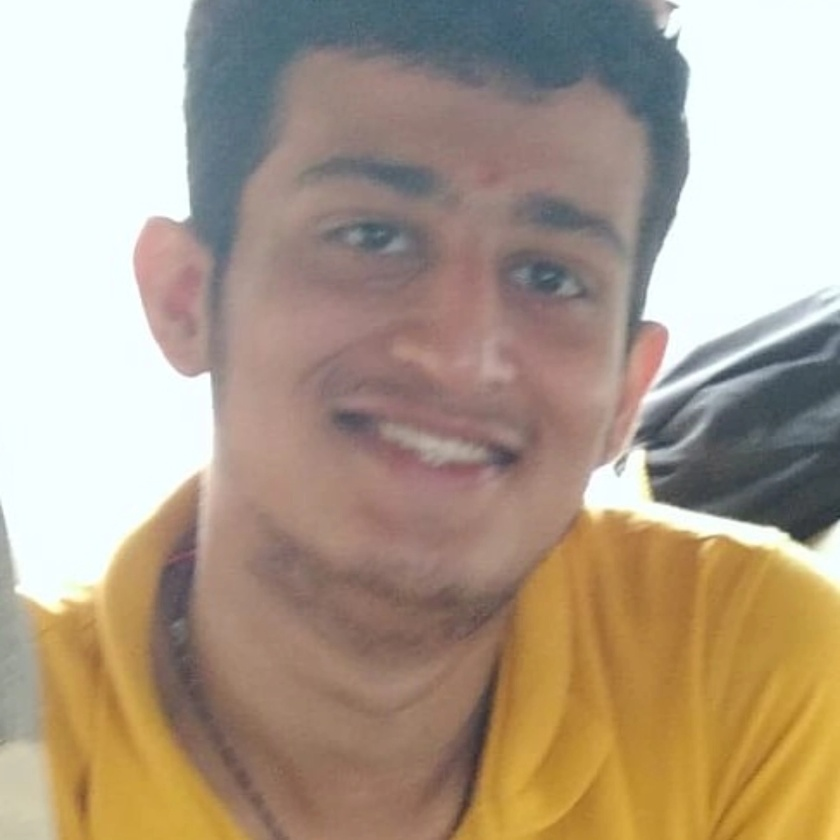
#> input picture data/images/image.jpg, 840 x 840 px, shrunk from 1440 x 1440 before the run; its folder holds 4 pictures in this run
$ python extract_image_features_live.py
#> lines starting #> are read from the running program, lines starting #| are printed output that depends on the picture
import cv2
import os
import pandas as pd
import numpy as np

# --------------------------------------------------
# Absolute path handling (NO relative confusion)
# --------------------------------------------------
PROJECT_ROOT = os.path.abspath(os.path.join(os.path.dirname(__file__), "../../"))
IMAGE_DIR = os.path.join(PROJECT_ROOT, "data/images")
OUTPUT_CSV = os.path.join(PROJECT_ROOT, "data/image_features_live.csv")

print(f"📂 Image directory: {IMAGE_DIR}")

if not os.path.exists(IMAGE_DIR):
    raise FileNotFoundError("❌ data/images directory not found")

image_files = [
    f for f in os.listdir(IMAGE_DIR)
    if f.lower().endswith((".png", ".jpg", ".jpeg"))
]

if len(image_files) == 0:
    raise RuntimeError("❌ No images found in data/images")

features = []

# --------------------------------------------------
# Process ALL images
# --------------------------------------------------
for img_name in image_files:
    img_path = os.path.join(IMAGE_DIR, img_name)
    img = cv2.imread(img_path)
#> img is the input picture: shape (840, 840, 3); mean B, G, R 139.6, 158, 174.2

    if img is None:
        print(f"⚠️ Skipping unreadable image: {img_name}")
        continue

    gray = cv2.cvtColor(img, cv2.COLOR_BGR2GRAY)
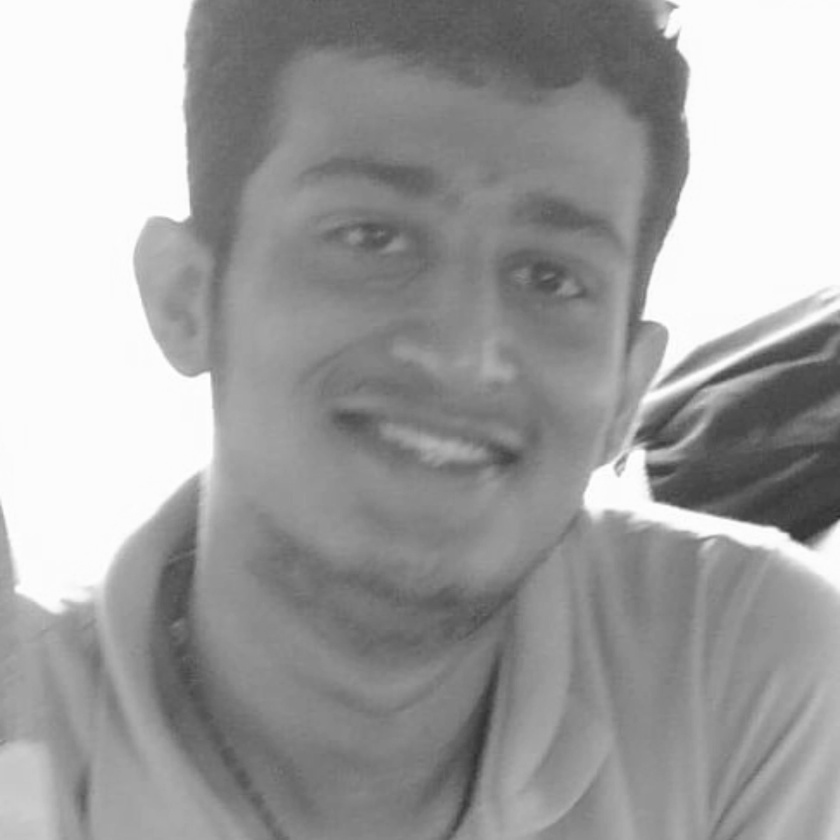
#> gray: shape (840, 840); min 40, max 255, mean 160.8

    # Brightness
    brightness = np.mean(gray)
#> brightness = 160.8

    # Cloud density (simple threshold method)
    cloud_pixels = np.sum(gray > 200)
#> cloud_pixels = 168816
    cloud_density = cloud_pixels / gray.size
#> cloud_density = 0.239
#> pass 3 of the loop `for img_name in image_files:`:
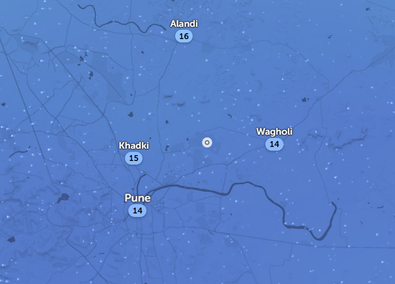
#> input picture data/images/image12.png, 395 x 284 px, shrunk from 677 x 487 before the run
#> img is the input picture: shape (284, 395, 3); mean B, G, R 200.2, 126.1, 86.5
#> `gray = cv2.cvtColor(img, cv2.COLOR_BGR2GRAY)`:
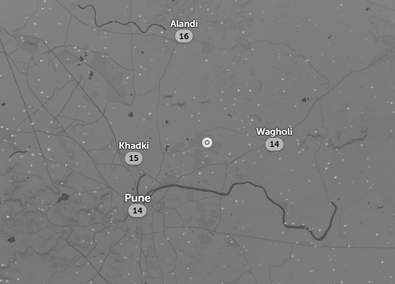
#> gray: shape (284, 395); min 0, max 255, mean 122.7
#> brightness = 122.7
#> cloud_pixels = 304
#> cloud_density = 0.00271
#> the loop made 4 passes; the first 3 are shown

    features.append({
        "image_name": img_name,
        "img_brightness": round(float(brightness), 2),
        "img_cloud_density": round(float(cloud_density), 4)
    })

# --------------------------------------------------
# Save results
# --------------------------------------------------
df = pd.DataFrame(features)
df.to_csv(OUTPUT_CSV, index=False)

print("✅ Live image features extracted for ALL images")
print(df)
print(f"📁 Saved to: {OUTPUT_CSV}")
